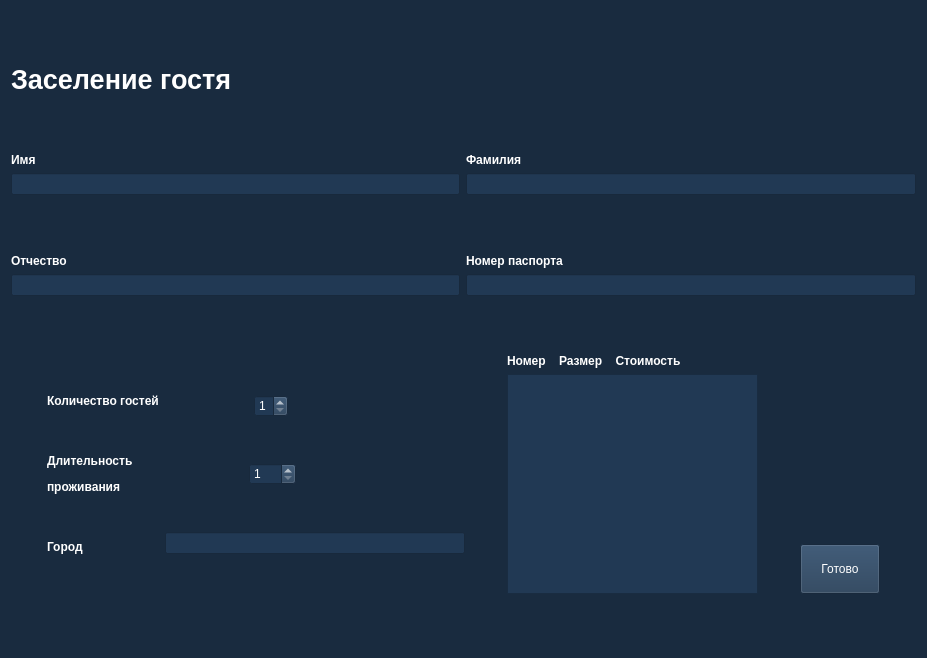
<?xml version="1.0" encoding="UTF-8"?>
<ui version="4.0">
 <class>addNewVisitor</class>
 <widget class="QWidget" name="addNewVisitor">
  <property name="geometry">
   <rect>
    <x>0</x>
    <y>0</y>
    <width>927</width>
    <height>658</height>
   </rect>
  </property>
  <property name="windowTitle">
   <string>Form</string>
  </property>
  <property name="styleSheet">
   <string notr="true">background-color: rgb(25,43,63)</string>
  </property>
  <layout class="QGridLayout" name="gridLayout">
   <item row="8" column="1">
    <widget class="QLineEdit" name="middle_name_line">
     <property name="styleSheet">
      <string notr="true">background-color: rgb(33, 57, 84);
color: rgb(255, 255, 255);
selection-background-color: rgb(65, 116, 167);
selection-color: rgb(25, 44, 64);
border-color: rgb(25,43,63);
</string>
     </property>
    </widget>
   </item>
   <item row="9" column="1">
    <spacer name="verticalSpacer_4">
     <property name="orientation">
      <enum>Qt::Vertical</enum>
     </property>
     <property name="sizeHint" stdset="0">
      <size>
       <width>20</width>
       <height>40</height>
      </size>
     </property>
    </spacer>
   </item>
   <item row="1" column="1">
    <spacer name="verticalSpacer">
     <property name="orientation">
      <enum>Qt::Vertical</enum>
     </property>
     <property name="sizeHint" stdset="0">
      <size>
       <width>20</width>
       <height>5</height>
      </size>
     </property>
    </spacer>
   </item>
   <item row="5" column="1">
    <widget class="QLineEdit" name="first_name_line">
     <property name="styleSheet">
      <string notr="true">background-color: rgb(33, 57, 84);
color: rgb(255, 255, 255);
selection-background-color: rgb(65, 116, 167);
selection-color: rgb(25, 44, 64);
border-color: rgb(25,43,63);
</string>
     </property>
    </widget>
   </item>
   <item row="2" column="1">
    <widget class="QLabel" name="label_7">
     <property name="text">
      <string>&lt;html&gt;&lt;head/&gt;&lt;body&gt;&lt;p&gt;&lt;span style=&quot; font-size:20pt; font-weight:600; color:#ffffff;&quot;&gt;Заселение гостя&lt;/span&gt;&lt;/p&gt;&lt;/body&gt;&lt;/html&gt;</string>
     </property>
     <property name="textFormat">
      <enum>Qt::MarkdownText</enum>
     </property>
    </widget>
   </item>
   <item row="8" column="2">
    <widget class="QLineEdit" name="passport_line">
     <property name="styleSheet">
      <string notr="true">background-color: rgb(33, 57, 84);
color: rgb(255, 255, 255);
selection-background-color: rgb(65, 116, 167);
selection-color: rgb(25, 44, 64);
border-color: rgb(25,43,63);</string>
     </property>
    </widget>
   </item>
   <item row="15" column="1">
    <spacer name="verticalSpacer_5">
     <property name="orientation">
      <enum>Qt::Vertical</enum>
     </property>
     <property name="sizeHint" stdset="0">
      <size>
       <width>20</width>
       <height>40</height>
      </size>
     </property>
    </spacer>
   </item>
   <item row="4" column="2">
    <widget class="QLabel" name="label">
     <property name="text">
      <string>&lt;span style=&quot;white-space: pre-wrap; font-weight:600; color: white;&quot;&gt;Фамилия&lt;/span&gt;</string>
     </property>
    </widget>
   </item>
   <item row="4" column="1">
    <widget class="QLabel" name="label_2">
     <property name="text">
      <string>&lt;span style=&quot;white-space: pre-wrap; font-weight:600; color: white;&quot;&gt;Имя&lt;/span&gt;</string>
     </property>
    </widget>
   </item>
   <item row="3" column="1">
    <spacer name="verticalSpacer_2">
     <property name="orientation">
      <enum>Qt::Vertical</enum>
     </property>
     <property name="sizeHint" stdset="0">
      <size>
       <width>20</width>
       <height>40</height>
      </size>
     </property>
    </spacer>
   </item>
   <item row="6" column="1">
    <spacer name="verticalSpacer_3">
     <property name="orientation">
      <enum>Qt::Vertical</enum>
     </property>
     <property name="sizeHint" stdset="0">
      <size>
       <width>20</width>
       <height>40</height>
      </size>
     </property>
    </spacer>
   </item>
   <item row="7" column="1">
    <widget class="QLabel" name="label_3">
     <property name="text">
      <string>&lt;span style=&quot;white-space: pre-wrap; font-weight:600; color: white;&quot;&gt;Отчество&lt;/span&gt;</string>
     </property>
    </widget>
   </item>
   <item row="7" column="2">
    <widget class="QLabel" name="label_4">
     <property name="text">
      <string>&lt;span style=&quot;white-space: pre-wrap; font-weight:600; color: white;&quot;&gt;Номер паспорта&lt;/span&gt;</string>
     </property>
    </widget>
   </item>
   <item row="5" column="2">
    <widget class="QLineEdit" name="last_name_line">
     <property name="styleSheet">
      <string notr="true">background-color: rgb(33, 57, 84);
color: rgb(255, 255, 255);
selection-background-color: rgb(65, 116, 167);
selection-color: rgb(25, 44, 64);
border-color: rgb(25,43,63);</string>
     </property>
    </widget>
   </item>
   <item row="14" column="1" colspan="2">
    <layout class="QHBoxLayout" name="horizontalLayout_2">
     <item>
      <spacer name="horizontalSpacer_2">
       <property name="orientation">
        <enum>Qt::Horizontal</enum>
       </property>
       <property name="sizeHint" stdset="0">
        <size>
         <width>40</width>
         <height>20</height>
        </size>
       </property>
      </spacer>
     </item>
     <item>
      <layout class="QVBoxLayout" name="verticalLayout_5">
       <item>
        <spacer name="verticalSpacer_10">
         <property name="orientation">
          <enum>Qt::Vertical</enum>
         </property>
         <property name="sizeHint" stdset="0">
          <size>
           <width>20</width>
           <height>40</height>
          </size>
         </property>
        </spacer>
       </item>
       <item>
        <widget class="QLabel" name="label_5">
         <property name="text">
          <string>&lt;span style=&quot;white-space: pre-wrap; font-weight:600; color: white;&quot;&gt;Количество гостей&lt;/span&gt;</string>
         </property>
        </widget>
       </item>
       <item>
        <spacer name="verticalSpacer_11">
         <property name="orientation">
          <enum>Qt::Vertical</enum>
         </property>
         <property name="sizeHint" stdset="0">
          <size>
           <width>20</width>
           <height>40</height>
          </size>
         </property>
        </spacer>
       </item>
       <item>
        <widget class="QLabel" name="label_8">
         <property name="text">
          <string>&lt;html&gt;&lt;head/&gt;&lt;body&gt;&lt;p&gt;&lt;span style=&quot; font-weight:600; color:#ffffff;&quot;&gt;Длительность &lt;/span&gt;&lt;/p&gt;&lt;p&gt;&lt;span style=&quot; font-weight:600; color:#ffffff;&quot;&gt;проживания&lt;/span&gt;&lt;/p&gt;&lt;/body&gt;&lt;/html&gt;</string>
         </property>
        </widget>
       </item>
       <item>
        <spacer name="verticalSpacer_12">
         <property name="orientation">
          <enum>Qt::Vertical</enum>
         </property>
         <property name="sizeHint" stdset="0">
          <size>
           <width>20</width>
           <height>40</height>
          </size>
         </property>
        </spacer>
       </item>
       <item>
        <widget class="QLabel" name="label_9">
         <property name="text">
          <string>&lt;span style=&quot;white-space: pre-wrap; font-weight:600; color: white;&quot;&gt;Город&lt;/span&gt;</string>
         </property>
        </widget>
       </item>
       <item>
        <spacer name="verticalSpacer_13">
         <property name="orientation">
          <enum>Qt::Vertical</enum>
         </property>
         <property name="sizeHint" stdset="0">
          <size>
           <width>20</width>
           <height>40</height>
          </size>
         </property>
        </spacer>
       </item>
      </layout>
     </item>
     <item>
      <layout class="QVBoxLayout" name="verticalLayout">
       <item>
        <spacer name="verticalSpacer_6">
         <property name="orientation">
          <enum>Qt::Vertical</enum>
         </property>
         <property name="sizeHint" stdset="0">
          <size>
           <width>20</width>
           <height>40</height>
          </size>
         </property>
        </spacer>
       </item>
       <item>
        <layout class="QHBoxLayout" name="horizontalLayout">
         <item>
          <spacer name="horizontalSpacer_9">
           <property name="orientation">
            <enum>Qt::Horizontal</enum>
           </property>
           <property name="sizeHint" stdset="0">
            <size>
             <width>40</width>
             <height>20</height>
            </size>
           </property>
          </spacer>
         </item>
         <item>
          <widget class="QSpinBox" name="spinBox">
           <property name="styleSheet">
            <string notr="true">background-color: rgb(33, 57, 84);
color: rgb(255, 255, 255);
selection-background-color: rgb(65, 116, 167);
selection-color: rgb(25, 44, 64);
border-color: rgb(25,43,63);</string>
           </property>
           <property name="minimum">
            <number>1</number>
           </property>
           <property name="maximum">
            <number>3</number>
           </property>
          </widget>
         </item>
         <item>
          <spacer name="horizontalSpacer_5">
           <property name="orientation">
            <enum>Qt::Horizontal</enum>
           </property>
           <property name="sizeHint" stdset="0">
            <size>
             <width>40</width>
             <height>20</height>
            </size>
           </property>
          </spacer>
         </item>
         <item>
          <spacer name="horizontalSpacer_7">
           <property name="orientation">
            <enum>Qt::Horizontal</enum>
           </property>
           <property name="sizeHint" stdset="0">
            <size>
             <width>40</width>
             <height>20</height>
            </size>
           </property>
          </spacer>
         </item>
        </layout>
       </item>
       <item>
        <spacer name="verticalSpacer_9">
         <property name="orientation">
          <enum>Qt::Vertical</enum>
         </property>
         <property name="sizeHint" stdset="0">
          <size>
           <width>20</width>
           <height>40</height>
          </size>
         </property>
        </spacer>
       </item>
       <item>
        <layout class="QHBoxLayout" name="horizontalLayout_3">
         <item>
          <spacer name="horizontalSpacer_8">
           <property name="orientation">
            <enum>Qt::Horizontal</enum>
           </property>
           <property name="sizeHint" stdset="0">
            <size>
             <width>40</width>
             <height>20</height>
            </size>
           </property>
          </spacer>
         </item>
         <item>
          <widget class="QSpinBox" name="duration">
           <property name="styleSheet">
            <string notr="true">background-color: rgb(33, 57, 84);
color: rgb(255, 255, 255);
selection-background-color: rgb(65, 116, 167);
selection-color: rgb(25, 44, 64);
border-color: rgb(25,43,63);</string>
           </property>
           <property name="minimum">
            <number>1</number>
           </property>
           <property name="maximum">
            <number>365</number>
           </property>
          </widget>
         </item>
         <item>
          <spacer name="horizontalSpacer_10">
           <property name="orientation">
            <enum>Qt::Horizontal</enum>
           </property>
           <property name="sizeHint" stdset="0">
            <size>
             <width>40</width>
             <height>20</height>
            </size>
           </property>
          </spacer>
         </item>
         <item>
          <spacer name="horizontalSpacer_6">
           <property name="orientation">
            <enum>Qt::Horizontal</enum>
           </property>
           <property name="sizeHint" stdset="0">
            <size>
             <width>40</width>
             <height>20</height>
            </size>
           </property>
          </spacer>
         </item>
        </layout>
       </item>
       <item>
        <spacer name="verticalSpacer_7">
         <property name="orientation">
          <enum>Qt::Vertical</enum>
         </property>
         <property name="sizeHint" stdset="0">
          <size>
           <width>20</width>
           <height>40</height>
          </size>
         </property>
        </spacer>
       </item>
       <item>
        <widget class="QLineEdit" name="city">
         <property name="minimumSize">
          <size>
           <width>300</width>
           <height>0</height>
          </size>
         </property>
         <property name="styleSheet">
          <string notr="true">background-color: rgb(33, 57, 84);
color: rgb(255, 255, 255);
selection-background-color: rgb(65, 116, 167);
selection-color: rgb(25, 44, 64);
border-color: rgb(25,43,63);</string>
         </property>
        </widget>
       </item>
       <item>
        <spacer name="verticalSpacer_14">
         <property name="orientation">
          <enum>Qt::Vertical</enum>
         </property>
         <property name="sizeHint" stdset="0">
          <size>
           <width>20</width>
           <height>40</height>
          </size>
         </property>
        </spacer>
       </item>
      </layout>
     </item>
     <item>
      <spacer name="horizontalSpacer">
       <property name="orientation">
        <enum>Qt::Horizontal</enum>
       </property>
       <property name="sizeHint" stdset="0">
        <size>
         <width>40</width>
         <height>20</height>
        </size>
       </property>
      </spacer>
     </item>
     <item>
      <layout class="QVBoxLayout" name="verticalLayout_2">
       <item>
        <widget class="QLabel" name="label_6">
         <property name="text">
          <string>&lt;html&gt;&lt;head/&gt;&lt;body&gt;&lt;p&gt;&lt;span style=&quot;white-space: pre-wrap; font-weight:600; color: white;&quot;&gt;Номер    Размер    Стоимость&lt;/span&gt;&lt;/p&gt;&lt;/body&gt;&lt;/html&gt;</string>
         </property>
        </widget>
       </item>
       <item>
        <widget class="QListView" name="rooms">
         <property name="minimumSize">
          <size>
           <width>250</width>
           <height>0</height>
          </size>
         </property>
         <property name="maximumSize">
          <size>
           <width>300</width>
           <height>16777215</height>
          </size>
         </property>
         <property name="contextMenuPolicy">
          <enum>Qt::DefaultContextMenu</enum>
         </property>
         <property name="statusTip">
          <string/>
         </property>
         <property name="whatsThis">
          <string/>
         </property>
         <property name="accessibleName">
          <string/>
         </property>
         <property name="accessibleDescription">
          <string>лпдт</string>
         </property>
         <property name="styleSheet">
          <string notr="true">background-color: rgb(33, 57, 84);
color: rgb(255, 255, 255);
selection-background-color: rgb(65, 116, 167);
selection-color: rgb(25, 44, 64);
border-color: rgb(25,43,63);</string>
         </property>
         <property name="editTriggers">
          <set>QAbstractItemView::NoEditTriggers</set>
         </property>
        </widget>
       </item>
      </layout>
     </item>
     <item>
      <spacer name="horizontalSpacer_3">
       <property name="orientation">
        <enum>Qt::Horizontal</enum>
       </property>
       <property name="sizeHint" stdset="0">
        <size>
         <width>40</width>
         <height>20</height>
        </size>
       </property>
      </spacer>
     </item>
     <item>
      <layout class="QVBoxLayout" name="verticalLayout_4">
       <item>
        <spacer name="verticalSpacer_8">
         <property name="orientation">
          <enum>Qt::Vertical</enum>
         </property>
         <property name="sizeHint" stdset="0">
          <size>
           <width>20</width>
           <height>40</height>
          </size>
         </property>
        </spacer>
       </item>
       <item>
        <widget class="QPushButton" name="pushButton">
         <property name="minimumSize">
          <size>
           <width>0</width>
           <height>50</height>
          </size>
         </property>
         <property name="maximumSize">
          <size>
           <width>200</width>
           <height>16777215</height>
          </size>
         </property>
         <property name="styleSheet">
          <string notr="true">background-color: rgb(33, 57, 84);
color: rgb(255, 255, 255);
selection-background-color: rgb(65, 116, 167);
selection-color: rgb(25, 44, 64);
border-color: rgb(25,43,63);</string>
         </property>
         <property name="text">
          <string>Готово</string>
         </property>
        </widget>
       </item>
      </layout>
     </item>
     <item>
      <spacer name="horizontalSpacer_4">
       <property name="orientation">
        <enum>Qt::Horizontal</enum>
       </property>
       <property name="sizeHint" stdset="0">
        <size>
         <width>40</width>
         <height>20</height>
        </size>
       </property>
      </spacer>
     </item>
    </layout>
   </item>
  </layout>
 </widget>
 <tabstops>
  <tabstop>first_name_line</tabstop>
  <tabstop>middle_name_line</tabstop>
  <tabstop>last_name_line</tabstop>
  <tabstop>passport_line</tabstop>
  <tabstop>spinBox</tabstop>
  <tabstop>duration</tabstop>
  <tabstop>city</tabstop>
  <tabstop>rooms</tabstop>
  <tabstop>pushButton</tabstop>
 </tabstops>
 <resources/>
 <connections/>
</ui>
